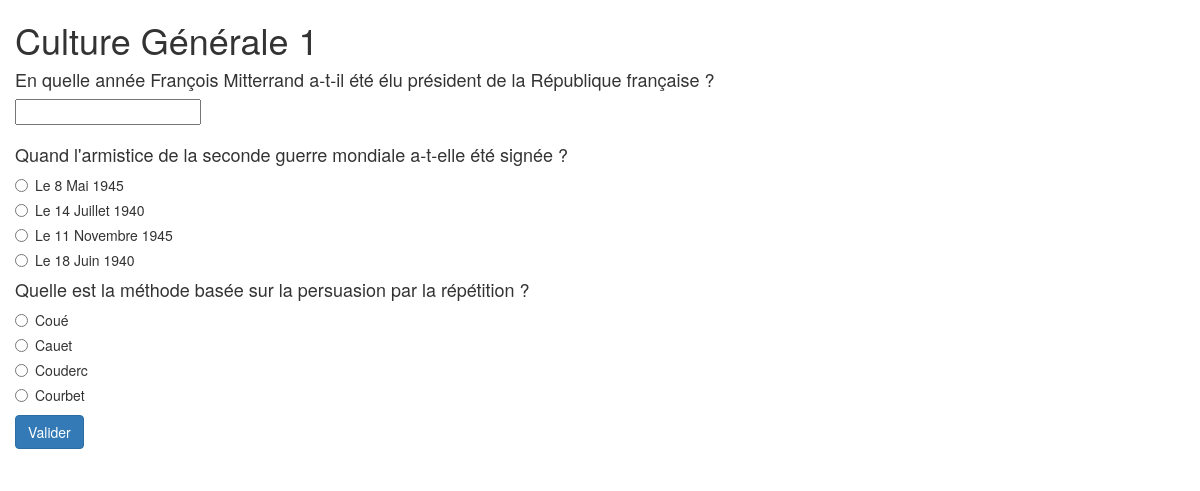
Page /index.php?p=quiz&id=2 on the committed database.
### tables this page shows
CREATE TABLE IF NOT EXISTS `quiz` (
  `id` int(11) NOT NULL AUTO_INCREMENT,
  `titre` varchar(255) NOT NULL DEFAULT '0',
  PRIMARY KEY (`id`)
);

CREATE TABLE IF NOT EXISTS `questions` (
  `id` int(11) NOT NULL AUTO_INCREMENT,
  `intitule` varchar(255) NOT NULL DEFAULT '0',
  `type` enum('radio','box','nombre','ordre') NOT NULL DEFAULT 'radio',
  `id_quiz` int(11) NOT NULL DEFAULT '0',
  PRIMARY KEY (`id`),
  KEY `FK_id_quizz` (`id_quiz`),
  CONSTRAINT `FK_id_quizz` FOREIGN KEY (`id_quiz`) REFERENCES `quiz` (`id`)
);

CREATE TABLE IF NOT EXISTS `propositions` (
  `id` int(11) NOT NULL AUTO_INCREMENT,
  `reponses` varchar(255) NOT NULL DEFAULT '0',
  `id_question` int(11) NOT NULL DEFAULT '0',
  PRIMARY KEY (`id`),
  KEY `FK_id_questions` (`id_question`),
  FULLTEXT KEY `reponses` (`reponses`),
  CONSTRAINT `FK_id_questions` FOREIGN KEY (`id_question`) REFERENCES `questions` (`id`)
);

### index.php (called while the page is built, shortened)
<?php
include ('controleur/index.php');

### modele/get_titre_quiz.php (called while the page is built)
<?php
function get_titre_quiz($idQuiz){
    global $bdd;
    $req = $bdd->prepare('SELECT titre FROM quiz WHERE id=:idQuiz');
    $req->execute(array(':idQuiz' => $idQuiz));
    $titre = $req->fetchColumn();
    return $titre;
}

### modele/get_questions.php (called while the page is built)
<?php
function get_questions($idQuiz){
    global $bdd;
    $req = $bdd->prepare("SELECT * FROM questions WHERE id_quiz = :idQuiz");
    $req->execute(array(':idQuiz' => $idQuiz));
    $questions = $req->fetchAll(PDO::FETCH_ASSOC);
    return $questions;
}

### modele/exist_quiz.php (called while the page is built)
<?php
function exist_quiz($idQuiz){
    global $bdd;
    $req = $bdd->prepare('SELECT * FROM quiz WHERE id = :idQuiz');
    $req->execute(array(':idQuiz' => $idQuiz));
    $res = $req->fetchColumn();
    return $res;
}

### modele/get_propositions.php (called while the page is built)
<?php
function get_propositions($idQuestion){
    global $bdd;
    $req = $bdd->prepare("SELECT id, reponses FROM propositions WHERE id_question = :idQuestion");
    $req->execute(array(':idQuestion' => $idQuestion));
    $propositions = $req->fetchAll(PDO::FETCH_ASSOC);
    return $propositions;
}

### vue/quiz.php (the view, shortened to what this page needs)
<!DOCTYPE html>
<html lang="fr">
<head>
    <link rel="stylesheet" href="https://maxcdn.bootstrapcdn.com/bootstrap/3.3.6/css/bootstrap.min.css">
</head>
<body>
<div class="container">
    <div class="row">
        <h1><?php echo $titre;?></h1>
        <form action="index.php?p=validation" method="post" class="form">
            <div class="form-group">
                <?php
                foreach($questions as $question)
                {
                    $compteurQuestion ++;
                    ?>
                    <h4><?php echo $question['intitule'];?></h4>
                    <?php
                    include_once('modele/get_propositions.php');
                    $propositions = get_propositions($question['id']);
                    foreach ($propositions as $cle => $proposition) {
                        if($question['type'] == 'radio') {
                            ?>
                            <div class="radio">
                                <label>
                                    <input type="radio"
                                           name="<?php echo $compteurQuestion; ?>"
                                           id="<?php echo $compteurQuestion; ?>"
                                           value="<?php echo $proposition['reponses']; ?>"required>
                                    <?php echo $proposition['reponses'] ?>
                                </label>
                            </div>
                        <?php
                        }
                        elseif($question['type'] == 'nombre'){
                            ?>
                            <div class="form-group">
                                <label>
                                    <input type="text"
                                           name="<?php echo $compteurQuestion; ?>[]"
                                           id="<?php echo $compteurQuestion; ?>"
                                           required>
                                </label>
                            </div>
                            <?php
                        }
                    }
                }
                ?>
                <button type="submit" id="quiz-send" class="btn btn-primary">Valider</button>
            </div>
        </form>
    </div>
</div>
</body>
</html>

### rows in the picture
quiz: titre "Culture Générale 1"
questions: intitule "En quelle année François Mitterrand a-t-il été élu président de la République française ?"
questions: intitule "Quand l'armistice de la seconde guerre mondiale a-t-elle été signée ?"
propositions: reponses "Le 8 Mai 1945"
propositions: reponses "Le 14 Juillet 1940"
propositions: reponses "Le 11 Novembre 1945"
propositions: reponses "Le 18 Juin 1940"
questions: intitule "Quelle est la méthode basée sur la persuasion par la répétition ?"
propositions: reponses "Coué"
propositions: reponses "Cauet"
propositions: reponses "Couderc"
propositions: reponses "Courbet"
